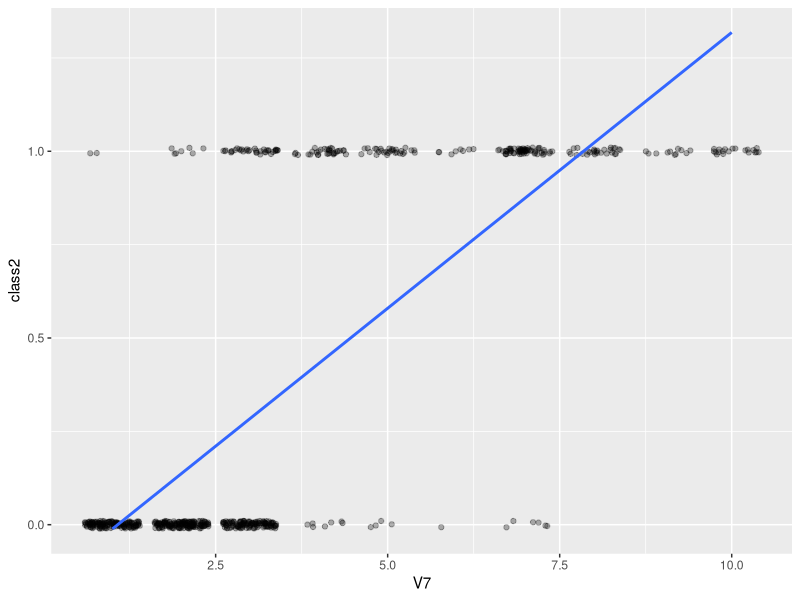
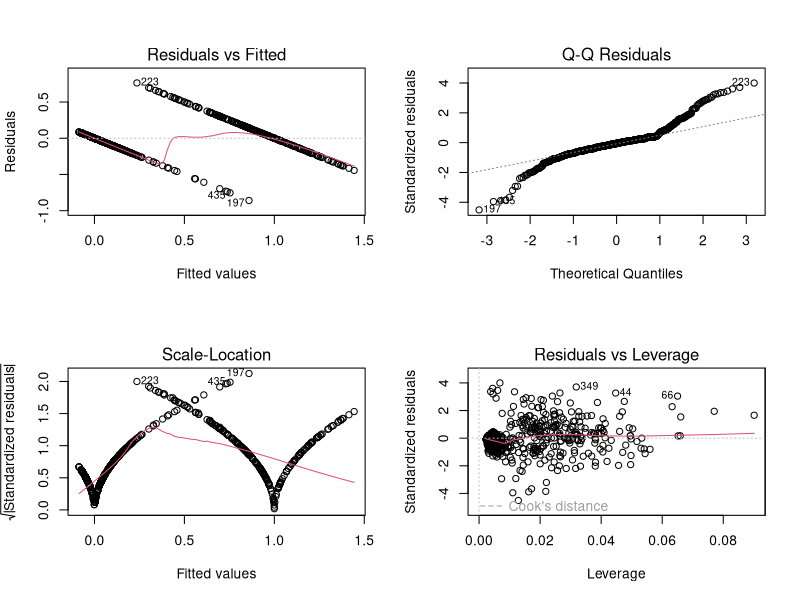
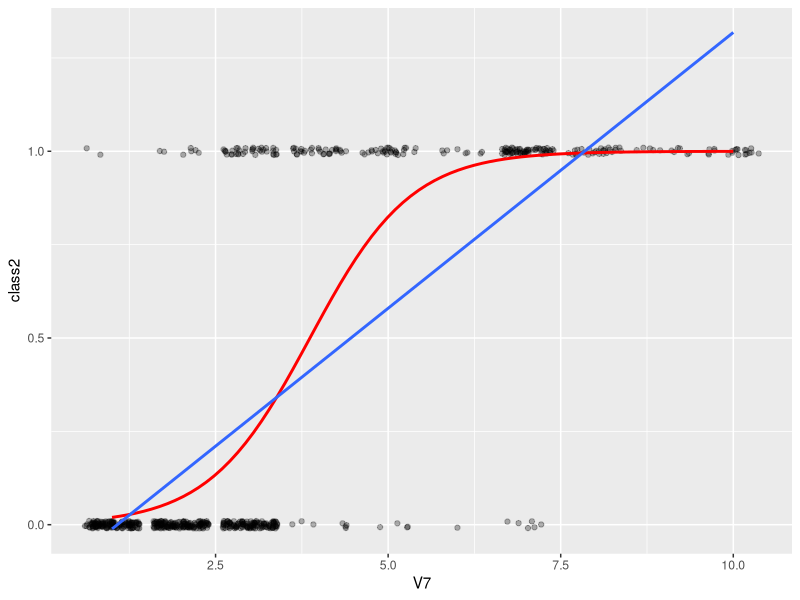

Write the R code that produced these figures, in order. (Note: this script raises an error after producing the figures.)
###########################################
####### R Statistical Programming #########
####   Lesson 8: Logistic Regression  #####
###########################################

# Load in the biopsy dataset from MASS package
library(MASS)
library(car)
library(tidyverse)
data(biopsy)
?biopsy


#### Pre-analysis ####

# Removing missing values
biopsy <- na.omit(biopsy)
summary(biopsy)

#We'll make a numeric version of class for plotting purposes
biopsy<-
  biopsy %>%
  mutate(class2 = ifelse(class == "benign", 0, 1))

# Visualizing the relationship between class and V7, bland chromatin
ggplot(data = biopsy, aes(x = V7, y = class2)) +
  geom_jitter(height = .01, alpha = .3) + #clustering 
  geom_smooth(method = "lm", se = F)


#### Modeling ####

# Let's begin by modeling the class by linear regression
tumor.lm <- lm(class2 ~ V1 + V3 + V4 + V5 + V6 + V7 + V8 + V9, data = biopsy)
summary(tumor.lm)
# We can see some clear non-linearity issues in our assumptions
par(mfrow=c(2,2))
plot(tumor.lm)
par(mfrow=c(1,1))
vif(tumor.lm)
# We also have some predictions that don't make sense
round(predict(tumor.lm), 4)

# It would be better to model using logistic regression
# Let's try plotting a logistic relationship between V7 and class
ggplot(data = biopsy, aes(x = V7, y = class2)) +
  geom_jitter(height = .01, alpha = .3) +
  geom_smooth(method = "glm", method.args = list(family = "binomial"),
              formula = y~x, se = F, color = "red") +
  geom_smooth(method = "lm", se=F)
# Developing the model
# We are predicting the probability of the non-reference level
  # We can change the reference level using relevel
biopsy$class <- relevel(biopsy$class, ref = "benign")
tumor.glm <- glm(class ~ V1 + V3 + V4 + V5 + V6 + V7 + V8 + V9, data = biopsy,
                 family = "binomial")
summary(tumor.glm)
# Simply calling predict gives the predicted log odds
predict(tumor.glm)
#We have to specify type = "response" to get predicted probabilities
predict(tumor.glm, type = "response")
summary(predict(tumor.glm, type = "response"))

exp(coef(tumor.glm))
vif(tumor.lm,tumor.glm)

# We can identify variables that could use a polynomial by plotting the x value
# against the predicted log odds
  # This relationship should be linear
biopsy2 <- biopsy %>%
  mutate(log.odds = predict(tumor.glm))
ggplot(data = biopsy2, aes(x = V7, y = log.odds)) +
  geom_point(alpha = .3) +
  geom_smooth(method = "lm", se = F) +
  geom_smooth(method = "lm", formula = y ~ poly(x, 2), se = F, lty = 2,
              color = "red")

# We can measure model accuracy by rounding the predicted probabilities
predict.class <- round(predict(tumor.glm, type="response"), digits = 0)
mean(predict.class == biopsy$class2)
# We can also create a confusion matrix to help identify by class accuracy
xtabs(~ biopsy$class + predict.class)
predict.class
